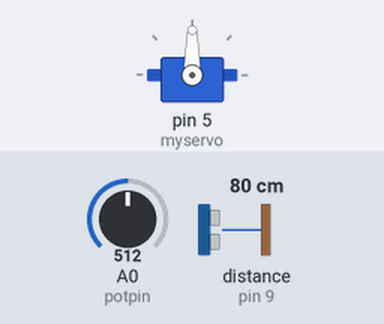
Recording of a sketch running on a simulated Arduino Uno, built with avr-gcc and run on an emulated ATmega328P. On the bench: servo. Wiring (inferred from the names in the program): ultrasonic range finder: trigger pin 10; echo pin 9. Inputs (shaded band) come from the test bench; at power-on: A0 (potpin) = 512, distance to the obstacle (sensor on pin 9) 80 cm. The echo pulse lasts 58.3 µs per cm; what the sketch prints to the serial monitor is not drawn.

Above: at 1.2 s.
1.3 s: A0 (potpin) set to 716
At 1.9 s:
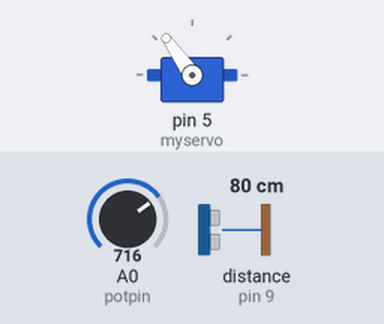
2.8 s: A0 (potpin) set to 900
At 3.7 s:
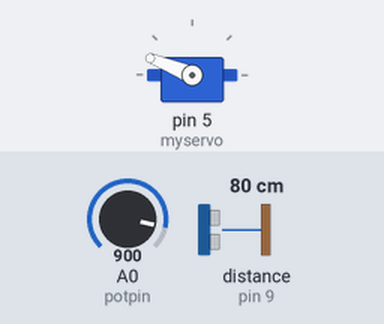
4.3 s: A0 (potpin) set to 1023
At 4.9 s:
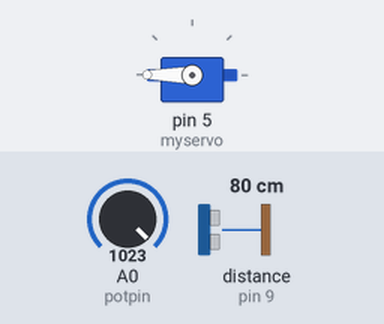
8.8 s: A0 (potpin) set to 306
At 9.3 s:
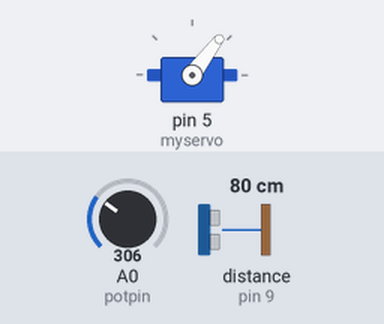
10.3 s: A0 (potpin) set to 122
At 10.6 s:
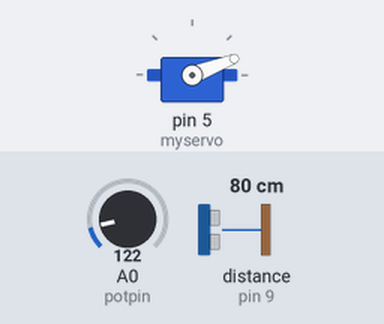
Timing chart, 0 to 12.8 s (numbered marks = the images above; inputs shaded):
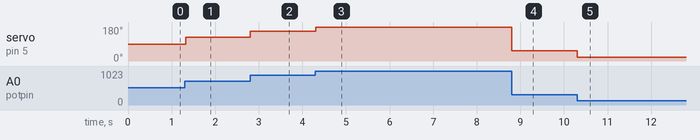

The sketch:

pot_servo_sonic_uno1.ino
```cpp
#include <Servo.h>

// servo initializers
Servo myservo;  // create servo object to control a servo

int potpin = 0;  // analog pin used to connect the potentiometer
int val;    // variable to read the value from the analog pin

// sonic1 initializers
const int trigPin = 10;
const int echoPin = 9;
long duration;
int distance;

void setup() {
  // servo
  myservo.attach(5);  // attaches the servo on pin 9 to the servo object

  // sonic1
  pinMode(trigPin, OUTPUT); // Sets the trigPin as an Output
  pinMode(echoPin, INPUT); // Sets the echoPin as an Input
  Serial.begin(9600); // Starts the serial communication
}

void loop() {
  val = analogRead(potpin);            // reads the value of the potentiometer (value between 0 and 1023)
  val = map(val, 0, 1023, 0, 180);     // scale it to use it with the servo (value between 0 and 180)
  myservo.write(val);                  // sets the servo position according to the scaled value
  delay(15);                           // waits for the servo to get there

  digitalWrite(trigPin, LOW);		   // Clears the trigPin
  delayMicroseconds(2);

  digitalWrite(trigPin, HIGH);		   // Sets the trigPin on HIGH state for 10 micro seconds
  delayMicroseconds(10);
  digitalWrite(trigPin, LOW);

  duration = pulseIn(echoPin, HIGH);   // Reads the echoPin, returns the sound wave travel time in microseconds

  distance = duration * 0.034 / 2;	   // Calculating the distance

  Serial.print("Distance: ");          // Prints the distance on the Serial Monitor
  Serial.println(distance);

}
```

Measured:
- after the input at 1.3 s, servo on pin 5 (myservo): 90° → 125° at once
- after the input at 2.8 s, servo on pin 5 (myservo): 125° → 158° at once
- after the input at 4.3 s, servo on pin 5 (myservo): 158° → 180° at once
- after the input at 8.8 s, servo on pin 5 (myservo): 180° → 53° at once
- after the input at 10.3 s, servo on pin 5 (myservo): 53° → 21° at once
